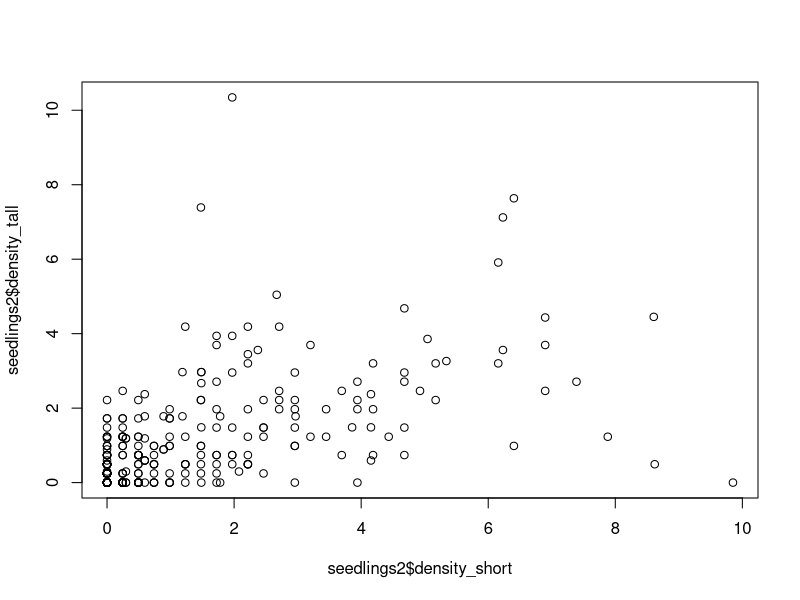
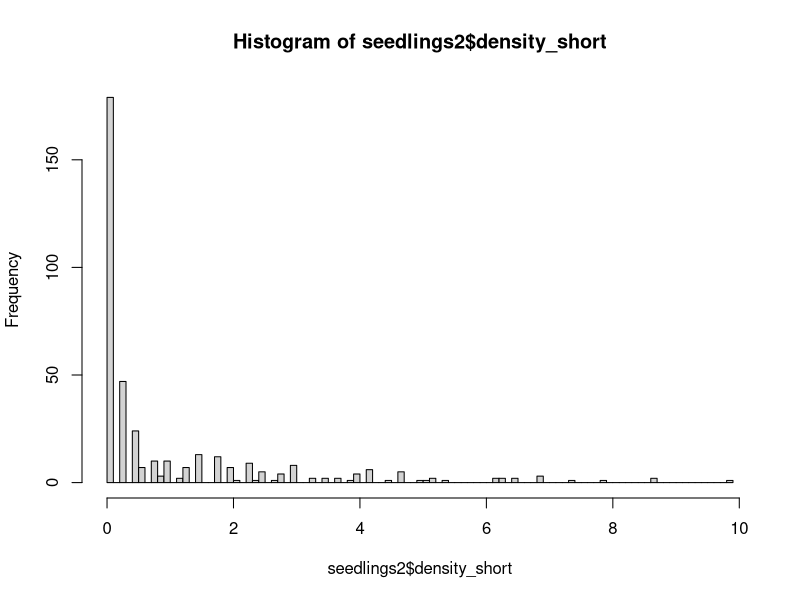
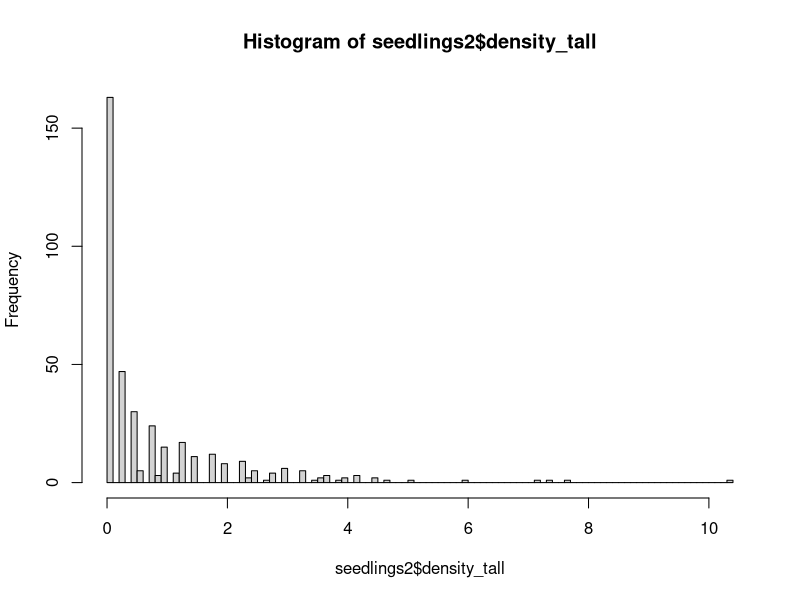
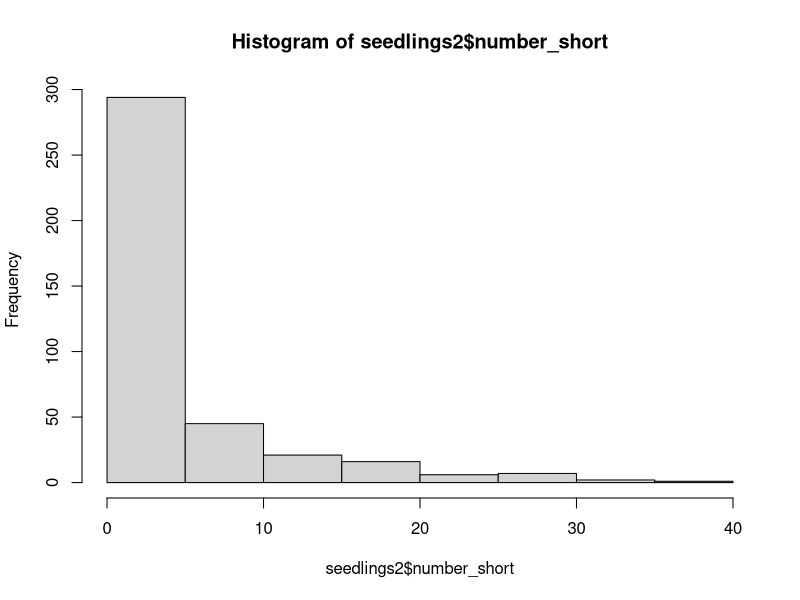
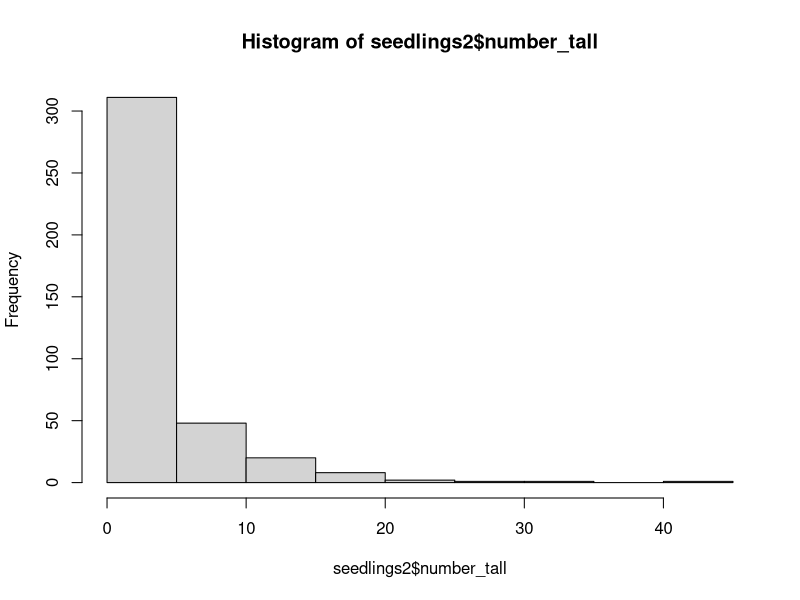
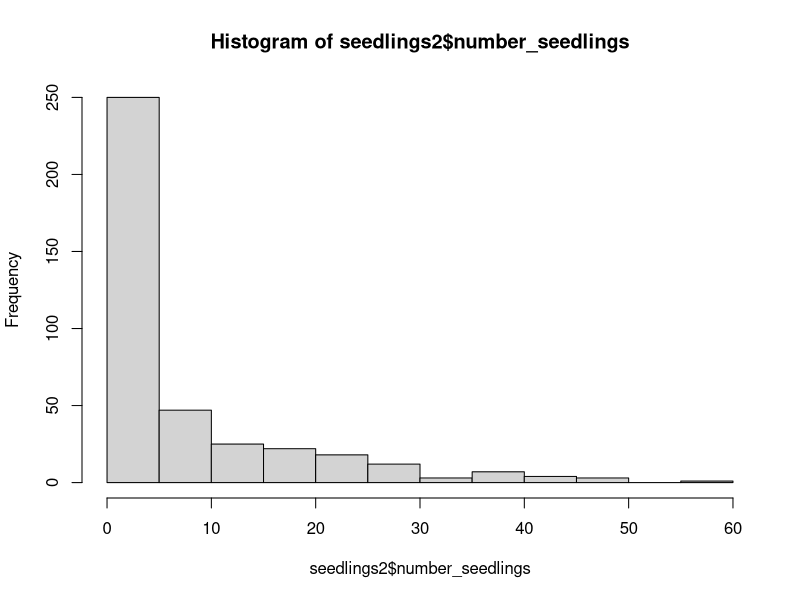
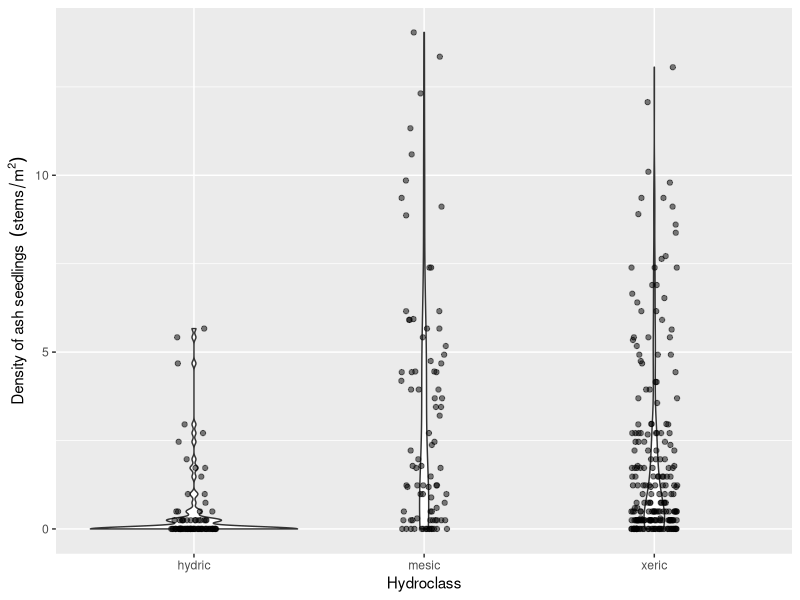
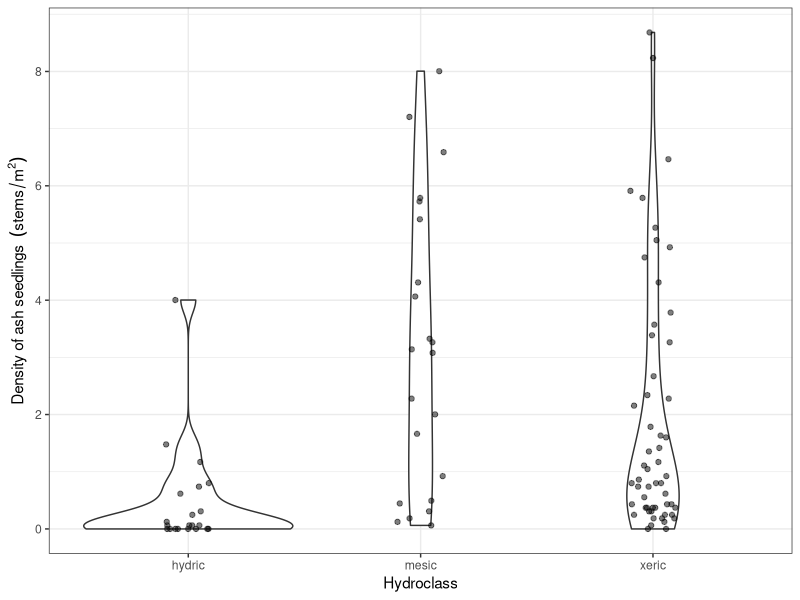

The R script that drew these images, in order: (Note: this script raises an error after producing the figures.)
# Aaron Tayal
# 8/26/2024
# The purpose is to report what the stem 
# density of ash seedlings, saplings, small trees, and trees is

library(ggplot2)
library(dplyr)


# Hydroclass -----------------------------------------------------------------

hydro <- read.csv("Raw_data/MI-plot-hydroclasses.csv")
str(hydro)
hydro$mstrlvl <- as.factor(hydro$mstrlvl)
# The column "mstrlvl" is either xeric, mesic, or hydric. All plots in one
# transect (3 plots) will have the same assignment of mstrlvl. I will also 
# call this the "hydroclass". The column "plotmstr" has a value from 1 to 5 
# (1 being driest and 5 being the most flooded). The "plotmstr" value can
# vary within a transect. I think it is based on the results of some kind of 
# soil moisture test.

# Note: "MI-plot-hydroclasses.csv" has hydroclass data for 129 plots, including
# some that I do not plan to visit because they are designated "non-ash" plots
# or they are at Brighton.

# Plot centers ---------------------------------------------------------------

plot_centers0 <- read.csv("Raw_data/EAB_Michigan_2024_plot_centers.csv")
str(plot_centers0)
# Kayla: for the center_tree column, I would encourage to split that into two (one for species and one for dbh)
# same for the center tree updated column

# There are 111 plots (37 transects) that I plan to visit (and 2 extra rows due 
# to confusion about the true center for plot 75):
nrow(plot_centers0)

# Remove the 2 additional rows listing info on 75_north and 75_south:
plot_centers0 <- plot_centers0[plot_centers0$center_tree_number != "75_north",]
plot_centers0 <- plot_centers0[plot_centers0$center_tree_number != "75_south",]

nrow(plot_centers0)

# Make transect and park into factors:
plot_centers0$Transect <- as.factor(plot_centers0$Transect)
plot_centers0$Park <- as.factor(plot_centers0$Park)

# Make center tree number into an integer:
plot_centers0$center_tree_number <- as.integer(plot_centers0$center_tree_number)

# There are 98 plots that I have collected seedling data (not counting 75_north):
sum(plot_centers0$seedlings_done_y_n == "y")

# Similarly, there are 98 plots that I have collected sapling data (not counting 
# 75_north):
sum(plot_centers0$saplings_done_y_n == "y")

# There are 97 plots that I have collected tree data for (not counting 75_north).
# At plot 91 at Hudson Mills, we ran out of time to collect tree data due to a 
# thunderstorm
sum(plot_centers0$trees_done_y_n == "y")

# There are 2 plots where we found and measured the center tree but did not 
# collect any seedling, sapling, or tree data due to high waters and a time 
# crunch. These were plots 23 and 66, both at Island Lake.

# This leaves 11 plots that we have neither found the center or recorded data
# for. Four at Hudson Mills, six at Indian Springs, and one at Island Lake. 
# Note: we technically found plot 61 at Island Lake, but I forgot to write
# the center tree DBH, and thus I'm considering it completely not-started.

# Summary: 97 done + 3 partially done + 11 not-started = 111 plots

# Join the hydroclass data into the plot_centers dataframe:
plot_centers <- right_join(hydro, plot_centers0)
nrow(plot_centers) == nrow(plot_centers0)

# Try to understand which hydroclasses (hydric, mesic, xeric) are found at 
# each Park:
table((plot_centers %>% filter(Park == "Highland"))$mstrlvl)
table((plot_centers %>% filter(Park == "Hudson Mills"))$mstrlvl)
table((plot_centers %>% filter(Park == "Indian Springs"))$mstrlvl)
table((plot_centers %>% filter(Park == "Island Lake"))$mstrlvl)
table((plot_centers %>% filter(Park == "Kensington"))$mstrlvl)
table((plot_centers %>% filter(Park == "Pontiac Lake"))$mstrlvl)
table((plot_centers %>% filter(Park == "Proud Lake"))$mstrlvl)

# Seedlings -------------------------------------------------------------------

seedlings <- read.csv("Raw_data/EAB_Michigan_2024_seedlings.csv")
str(seedlings)
# At one plot (75 at Indian Springs), we found two center trees marked 75.
# The true, original plot 75 is the one I want to use. I called this one 
# "75_south" in my datasheet this year. So I need to remove "75_north" rows and
# rename "75_south" rows as simply "75".
seedlings <- seedlings[seedlings$center_tree_number != "75_north",]
seedlings$center_tree_number[seedlings$center_tree_number == "75_south"] <- "75"
str(seedlings)

seedlings$center_tree_number <- as.integer(seedlings$center_tree_number)

# To combine the data on plot centers with the seedling data, I want to
# keep all rows in seedlings:
seedlings2 <- right_join(plot_centers, seedlings, by="center_tree_number")
# I notice test if the number of rows are the same,
# indicating that the datasets combined sucessfully:
nrow(seedlings2) == nrow(seedlings)

# We recorded data for each quadrant of each microplot, so I need to add up the
# four quadrants for short seedlings (those that are shorter than 25 cm):
seedlings2$number_short <- 
  seedlings2$northeast_number_established_short +
  seedlings2$southeast_number_established_short +
  seedlings2$southwest_number_established_short +
  seedlings2$northwest_number_established_short

# Same for tall seedlings:
seedlings2$number_tall <- 
  seedlings2$northeast_number_established_tall +
  seedlings2$southeast_number_established_tall +
  seedlings2$southwest_number_established_tall +
  seedlings2$northwest_number_established_tall

# Now make a column for the total number of seedlings (both short and tall):
seedlings2$number_seedlings <- seedlings2$number_short + seedlings2$number_tall

# Now I need to divide the raw counts by the area of the circular microplot to
# get the density. The density will be in units of stems per meter^2
seedlings2$density_short <-
  (seedlings2$number_short / seedlings2$area_of_microplot_m_squared)

seedlings2$density_tall <-
  (seedlings2$number_tall / seedlings2$area_of_microplot_m_squared)

seedlings2$density_seedlings <- 
  (seedlings2$number_seedlings / seedlings2$area_of_microplot_m_squared)

# For a common sense check, I'll plot the density of short seedlings against
# the density of tall seedlings.  I predict (prior to seeing it) that they 
# will be correlated.
plot(seedlings2$density_short,
     seedlings2$density_tall)

# I will plot histograms for short and tall seedlings. I want to know what is 
# the qualitative shape of the distribution:
hist(seedlings2$density_short, breaks=100)
hist(seedlings2$density_tall, breaks=100)

hist(seedlings2$number_short) # I wanted to see the count data, too
hist(seedlings2$number_tall)
hist(seedlings2$number_seedlings)

# Note: these density variables are pseudo-continuous, but really they are
# discrete, because the counts are discrete, and so there are only a limited
# number of values that the density can take.

# I want to make a violin plot that shows the distribution of seedling densities
# for each of the three hydroclasses (xeric, mesic, and hydric)
ggplot(data=seedlings2, aes(x=factor(mstrlvl), 
                            y=density_seedlings)) +
  geom_violin() +
  geom_jitter(height=0, width=0.1, alpha=0.5) +
  xlab("Hydroclass") +
  ylab(bquote("Density of ash seedlings " ~ (stems/m^2)))

# I want to take an average of the 4 microplots in order to report data at the 
# plot level. 

# IMPORTANT NOTE: sometimes, we forgot to write the percent cover
# for 1 out of 4 of the microplots. I have instructed the code to strip NA values
# before taking the mean.  I'm assuming it's okay because we still have three other
# values, but I need to check on this.

seedlings_by_plot <- seedlings2 %>% group_by(center_tree_number) %>% 
  summarize(Park = first(Park),
            Transect = first(Transect),
            mstrlvl = first(mstrlvl),
            plotmstr = first(plotmstr),
            mean_percent_cover = mean(percent_cover_0_0.5_1_3.5_8_15.5_25.5_etc, 
                                 na.rm=TRUE),
            mean_density_short = mean(density_short),
            mean_density_tall = mean(density_tall),
            mean_density_seedlings = mean(density_seedlings),
            total_number_short = sum(number_short),
            total_number_tall = sum(number_tall),
            total_number_seedlings = sum(number_seedlings))

#write.csv(seedlings_by_plot, file="Cleaned_data/seedlings_by_plot.csv")

# Make a graph that shows the seedling densities by hydroclass, at the plot level
ggplot(data=seedlings_by_plot, aes(x=factor(mstrlvl), y=mean_density_seedlings)) +
  geom_violin() +
  geom_jitter(height=0, width=0.1, alpha=0.5) +
  xlab("Hydroclass") +
  ylab(bquote("Density of ash seedlings " ~ (stems/m^2))) +
  scale_y_continuous(breaks=seq(0,9,2)) +
  theme_bw()

# Make a similar graph for short seedlings (under 25 cm):
ggplot(data=seedlings_by_plot, aes(x=factor(mstrlvl), y=mean_density_short)) +
  geom_violin() +
  geom_jitter(height=0, width=0.1, alpha=0.5) +
  xlab("Hydroclass") +
  ylab(bquote("Density of short ash seedlings <25 cm  " ~ (stems/m^2))) +
  scale_y_continuous(breaks=seq(0,9,2)) +
  ylim(-0.15, 6) +
  theme_bw()

# Same for tall seedlings:
ggplot(data=seedlings_by_plot, aes(x=factor(mstrlvl), y=mean_density_tall)) +
  geom_violin() +
  geom_jitter(height=0, width=0.1, alpha=0.5) +
  xlab("Hydroclass") +
  ylab(bquote("Density of tall ash seedlings 25-137 cm  " ~ (stems/m^2))) +
  ylim(-0.15, 6) +
  theme_bw()

# And for percent cover:
ggplot(data=seedlings_by_plot, aes(x=factor(mstrlvl), y=mean_percent_cover)) +
  geom_violin() +
  geom_jitter(height=0, width=0.1, alpha=0.5) +
  xlab("Hydroclass") +
  ylab("Percent cover of ash seedlings (%)") +
  theme_bw()

# Make a transect-level summary:
seedlings_by_transect <- seedlings2 %>% group_by(Transect) %>% 
  summarize(Park = first(Park),
            mstrlvl = first(mstrlvl),
            mean_plotmstr = mean(plotmstr),
            mean_percent_cover = mean(percent_cover_0_0.5_1_3.5_8_15.5_25.5_etc, 
                                      na.rm=TRUE),
            mean_density_short = mean(density_short),
            mean_density_tall = mean(density_tall),
            mean_density_seedlings = mean(density_seedlings),
            total_number_short = sum(number_short),
            total_number_tall = sum(number_tall),
            total_number_seedlings = sum(number_seedlings))

#write.csv(seedlings_by_transect, file="Cleaned_data/seedlings_by_transect.csv")

# Make a graph that shows the seedling densities by hydroclass, at the transect level:
ggplot(data=seedlings_by_transect, aes(x=mstrlvl, y=mean_density_seedlings)) +
  geom_violin() +
  geom_jitter(height=0, width=0.1, alpha=0.5) +
  xlab("Hydroclass") +
  ylab(bquote("Density of ash seedlings " ~ (stems/m^2))) +
  scale_y_continuous(breaks=seq(0,9,2)) +
  theme_bw()

# Make a graph that shows the number of seedlings by hydroclass, at the transect level:
ggplot(data=seedlings_by_transect, aes(x=mstrlvl, y=total_number_seedlings)) +
  geom_violin() +
  geom_jitter(height=0, width=0.1, alpha=0.5) +
  xlab("Hydroclass") +
  ylab("Total number of ash seedlings (stems)") +
  theme_bw()

# Make a graph that shows the percent cover by hydroclass, at the transect level
ggplot(data=seedlings_by_transect, aes(x=mstrlvl, y=mean_percent_cover)) +
  geom_violin() +
  geom_jitter(height=0, width=0.1, alpha=0.5) +
  xlab("Hydroclass") +
  ylab("Percent cover of ash seedlings (%)") +
  theme_bw()

# Make a graph that shows the seedling densities by park, at the transect level:
ggplot(data=seedlings_by_transect, aes(x=Park, y=mean_density_seedlings)) +
  geom_violin() +
  geom_jitter(height=0, width=0.1, alpha=0.5) +
  xlab("Hydroclass") +
  ylab(bquote("Density of ash seedlings " ~ (stems/m^2))) +
  scale_y_continuous(breaks=seq(0,9,2)) +
  theme_bw()

# Saplings --------------------------------------------------------------------

saplings <- read.csv("Raw_data/EAB_Michigan_2024_saplings.csv")
str(saplings)
# Remove 75_north and rename 75_south to 75 (see seedlings for details)
saplings <- saplings[saplings$center_tree_number != "75_north",]
saplings$center_tree_number[saplings$center_tree_number == "75_south"] <- "75"

saplings$center_tree_number <- as.integer(saplings$center_tree_number)

# Trying to add in the plot center info to this dataframe:
saplings2 <- right_join(plot_centers, saplings, by="center_tree_number")
nrow(saplings) == nrow(saplings2)

# Saplings were counted in each quadrant, so I want to sum up the quadrants
# to get a total number of saplings by plot
saplings_by_plot <- saplings2 %>% group_by(center_tree_number) %>% 
  summarize(Park = first(Park),
            Transect = first(Transect),
            mstrlvl = first(mstrlvl),
            plotmstr = first(plotmstr),
            number_saplings = sum(number_of_stems))

# To find the density of saplings, I need to divide the number of saplings 
# found in the subplot (8 meters in radius) by the area of that subplot. 
# The area of the subplot is 201.062 m^2. The unit will be stems per m^2.
saplings_by_plot$density_saplings <- saplings_by_plot$number_saplings / 201.062

# I would like to also change the units to stems per hectare:
saplings_by_plot$density_saplings_stems_per_ha <- 
  saplings_by_plot$density_saplings * 10000

#write.csv(saplings_by_plot, file="Cleaned_data/saplings_by_plot.csv")


# Now, make a violin plot that shows the density of saplings found at each plot, 
# as a function of hydroclass
ggplot(data=saplings_by_plot, aes(x=factor(mstrlvl), 
                                  y=density_saplings)) + 
  geom_violin() +
  geom_jitter(height=0, width=0.1, alpha=0.5) +
  xlab("Hydroclass") +
  ylab(bquote("Density of ash saplings " ~ (stems/m^2))) +
  theme_bw()

# Now create a summary at the transect level:
saplings_by_transect <- saplings_by_plot %>% group_by(Transect) %>%
  summarise(Park = first(Park),
            mstrlvl = first(mstrlvl),
            mean_plotmstr = mean(plotmstr),
            mean_density_saplings = mean(density_saplings),
            mean_density_saplings_stems_per_ha = mean(density_saplings_stems_per_ha))

#write.csv(saplings_by_transect, file="Cleaned_data/saplings_by_transect.csv")

# Now, make a violin plot that shows the mean density of saplings found at each 
# transect, as a function of hydroclass
ggplot(data=saplings_by_transect, aes(x=mstrlvl, 
                                  y=mean_density_saplings_stems_per_ha)) + 
  geom_violin() +
  geom_jitter(height=0, width=0.1, alpha=0.5) +
  xlab("Hydroclass") +
  ylab(bquote("Density of ash saplings " ~ (stems/ha))) +
  theme_bw()

# Small trees and trees -------------------------------------------------------

trees <- read.csv("Raw_data/EAB_Michigan_2024_trees.csv")

# Remove 75_north and rename 75_south to 75 (see seedlings for details)
trees <- trees[trees$center_tree_number != "75_north",]
trees$center_tree_number[trees$center_tree_number == "75_south"] <- "75"

trees$center_tree_number <- as.integer(trees$center_tree_number)
trees$ash_species <- as.factor(trees$ash_species)

# Add in plot center data
trees2 <- right_join(plot_centers, trees, by="center_tree_number")
nrow(trees) == nrow(trees2)

# Remove any rows where the species of tree is not ash (keep rows where ash_species is NA)
# Note: the hickory and Zanthoxylum rows were tagged trees
levels(trees2$ash_species)
trees2 <- trees2[( trees2$ash_species != "hickory" | is.na(trees2$ash_species) ), ]
trees2 <- trees2[( trees2$ash_species != "Zanthoxylum (prickly ash)" | is.na(trees2$ash_species) ), ]
trees2$ash_species <- droplevels(trees2$ash_species)
levels(trees2$ash_species)

# I want to make a column that simplifies ash_species so that there are only 
# three categories: black, green/white/pumpkin, and unknown
trees2$ash_species_simple <- as.character(trees2$ash_species)
trees2$ash_species_simple[trees2$ash_species_simple == "green"] <- "green_white_or_pumpkin"
trees2$ash_species_simple[trees2$ash_species_simple == "green or pumpkin"] <- "green_white_or_pumpkin"
trees2$ash_species_simple[trees2$ash_species_simple == "green or white"] <- "green_white_or_pumpkin"
trees2$ash_species_simple[trees2$ash_species_simple == "green white or pumpkin"] <- "green_white_or_pumpkin"
trees2$ash_species_simple[trees2$ash_species_simple == "black?"] <- "unknown"
trees2$ash_species_simple[trees2$ash_species_simple == "?"] <- "unknown"
trees2$ash_species_simple[trees2$ash_species_simple == "green?"] <- "unknown"
trees2$ash_species_simple[trees2$ash_species_simple == "white?"] <- "unknown"
trees2$ash_species_simple <- as.factor(trees2$ash_species_simple)
table(trees2$ash_species_simple)

# Which center_tree_number values are found in seedlings but not found in 
# trees?
a <- seedlings_by_plot$center_tree_number
b <- sort(unique(trees2$center_tree_number))
b
setdiff(a, b)
# Plot 91 at Hudson Mills is correct to be missing from trees2

# Make sure the variable that records which quadrant the tree was in is accurate:
trees2$quadrant_NE_SE_SW_NW <- as.factor(trees2$quadrant_NE_SE_SW_NW)
summary(trees2$quadrant_NE_SE_SW_NW)
trees2[trees2$quadrant_NE_SE_SW_NW == "?",] # The only rows with ? for quadrant
# are about 100 meters from the center (and so will be filtered out)

# Which rows are simply recording the absence of any trees?
c <- trees2$center_tree_number[trees2$quadrant_NE_SE_SW_NW == "none"]
c
unique(c)
d <- trees2$center_tree_number[trees2$quadrant_NE_SE_SW_NW != "none"]
unique(d)
intersect(unique(c), unique(d)) # Make sure no trees are recorded from plots
# also marked as having no trees.

# We only recorded compass direction at the beginning of summer 
# (it was a lot of work). But we can at least check the data against quadrant
# to see if they agree
trees2$compass_direction <- as.numeric(trees2$compass_direction)
ggplot(data=trees2, aes(x=quadrant_NE_SE_SW_NW, y=compass_direction)) +
  geom_point() +
  geom_hline(yintercept=90) +
  geom_hline(yintercept=180) +
  geom_hline(yintercept=270)
# Looks like there are three rows where compass direction and quadrant disagree:
trees2[trees2$compass_direction > 270 & trees2$quadrant_NE_SE_SW_NW != "NW" &
        is.na(trees2$compass_direction) == FALSE , ]
# All of these three rows were tagged ash. When it comes time to identify tagged
# ash in datasets from previous years, we will know about this issue. I'm not
# going to try to change anything right now.
  

# I want to create a new dataframe of trees so that small trees (2.5-10 cm DBH)
# are counted only if they occur within the 8 meter radius subplot. Furthermore,
# trees (10 cm DBH and up) are counted only if they occur within the 18 meter
# radius main plot

# First I need to change the variable distance_to_center_meters into a 
# numeric variable.  For many of the trees inside the 8 meter subplot, we
# simply wrote "less than 8" to indicate it was in the subplot. So now I 
# will name these as 4 (4 meters) even though they ranged from 0 m to 8 m
trees2$distance_to_center_meters_simple <- trees2$distance_to_center_meters
trees2$distance_to_center_meters_simple[trees2$distance_to_center_meters_simple == "less than 8"] <- "4"
trees2$distance_to_center_meters_simple[trees2$distance_to_center_meters_simple == "between 8 and 18"] <- "13"
trees2$distance_to_center_meters_simple[trees2$distance_to_center_meters_simple == "greater than 18"] <- "25"
trees2$distance_to_center_meters_simple[trees2$distance_to_center_meters_simple == "approx 100 m"] <- "100"
trees2$distance_to_center_meters_simple <- as.numeric(trees2$distance_to_center_meters_simple)
hist(trees2$distance_to_center_meters_simple, breaks=100)

# Small trees must be >= 2.5 cm DBH AND < 12.5 cm DBH AND distance to the center
# must be <= 8 meters
small_trees <- trees2 %>% dplyr::filter(quadrant_NE_SE_SW_NW != "none") %>%
  dplyr::filter(diameter_at_137_cm_in_cm >= 2.5) %>%
  dplyr::filter(diameter_at_137_cm_in_cm < 10) %>%
  dplyr::filter(distance_to_center_meters_simple <= 8)
plot(small_trees$diameter_at_137_cm_in_cm)
hist(small_trees$diameter_at_137_cm_in_cm, breaks=50)
plot(small_trees$distance_to_center_meters_simple)

#write.csv(small_trees, file="Cleaned_data/individual_small_trees.csv")

# Big trees must be >= 10 cm DBH AND distance to the center must be <= 18 meters
big_trees <- trees2 %>% dplyr::filter(quadrant_NE_SE_SW_NW != "none") %>%
  dplyr::filter(diameter_at_137_cm_in_cm >= 10) %>%
  dplyr::filter(distance_to_center_meters_simple <= 18)
plot(big_trees$diameter_at_137_cm_in_cm)
plot(big_trees$distance_to_center_meters_simple)

#write.csv(big_trees, file="Cleaned_data/individual_big_trees.csv")

# Now, create a summary of how many ash small trees were found in each plot
# and what the basal area was. To calculate basal area, take the diameters, 
# and convert to areas and add them up, then convert the units from cm^2 to 
# meters^2 by dividing by 10,000. Note: I have not yet divided
# by the area of the subplot yet.
small_trees_by_plot <- small_trees %>% group_by(center_tree_number) %>%
  summarise(Park = first(Park),
            Transect = first(Transect),
            mstrlvl = first(mstrlvl),
            plotmstr = first(plotmstr),
            number_small_trees = n(),
            basal_area_small_trees_in_m_squared = 
              pi * sum(diameter_at_137_cm_in_cm ^ 2) / 10000
            )

# Now, for any center tree numbers not mentioned in small_trees_by_plot,
# but that are in trees2, I'd like to put another row with a zero in it:
b # b is all the center tree numbers where presence/absence of trees was recorded
e <- small_trees_by_plot$center_tree_number
e # e is all the center tree numbers where small trees were found in the subplot
f <- sort(setdiff(b, e)) # f is all the center tree numbers were zero small
# trees were found in the subplot
f

# Add a row for each center tree where no small trees were found in the subplot:
for (k in (1:length(f))){
  info <- plot_centers %>% filter(center_tree_number == f[k]) %>% 
    select(center_tree_number, Park, Transect, mstrlvl, plotmstr)
  info$number_small_trees <- 0
  info$basal_area_small_trees_in_m_squared <- 0
  small_trees_by_plot <- small_trees_by_plot %>% bind_rows(info)
}

# Reorder the rows by center_tree_number
small_trees_by_plot <- small_trees_by_plot %>% arrange(center_tree_number)

g <- small_trees_by_plot$center_tree_number
all.equal(b, g) # This shows that small_trees_by_plot now has all the same center
# trees that we recorded the presence or absence of trees at

# Create a histogram of number of small trees to investigate whether the 
# distribution follows a Poisson distribution.
ggplot(data=small_trees_by_plot, aes(x=number_small_trees)) +
  geom_histogram() +
  theme_classic()
# The Poisson distribution assumes that events (here the presence of a small
# tree) occur independently of the position of other small trees. That assumption
# is obviously false


# To find the density of small trees, I need to divide the number of them 
# found in the subplot (8 meters in radius) by the area of that subplot. 
# The area of the subplot is 201.062 m^2. The unit will be stems per m^2.
small_trees_by_plot$density_small_trees <- small_trees_by_plot$number_small_trees / 201.062
 
# I would like to also change the units to stems per hectare:
small_trees_by_plot$density_small_trees_stems_per_ha <- 
  small_trees_by_plot$density_small_trees * 10000

# Now find the basal area of small trees in meters^2 per hectare. I do this by 
# dividing by the area of the subplot over which small trees were recorded and
# then multiplying by 10,000 to convert into meters^2 of basal area per hectare
small_trees_by_plot$basal_area_small_trees_m_squared_per_ha <-
  ( small_trees_by_plot$basal_area_small_trees_in_m_squared / 201.062 ) * 10000

# Now, make a violin plot that shows the density of small trees found at each 
# plot, as a function of hydroclass
ggplot(data=small_trees_by_plot, aes(x=mstrlvl, 
                                    y=density_small_trees_stems_per_ha)) + 
  geom_violin() +
  geom_jitter(height=0, width=0.1, alpha=0.5) +
  xlab("Hydroclass") +
  ylab(bquote("Density of ash small trees " ~ (stems/hectare))) +
  theme_bw()

# Plot the basal area per hectare found at each plot as a function of hydroclass:
ggplot(data=small_trees_by_plot, aes(x=mstrlvl,
                                     y=basal_area_small_trees_m_squared_per_ha)) +
  geom_violin() +
  geom_jitter(height=0, width=0.1, alpha=0.5) +
  xlab("Hydroclass") +
  ylab(bquote("Basal area of ash small trees " ~ (m^2/hectare))) +
  theme_bw()

# Now the same type of summary for big trees
big_trees_by_plot <- big_trees %>% group_by(center_tree_number) %>%
  summarise(number_big_trees = n(),
            basal_area_big_trees_in_m_squared = 
              pi * sum(diameter_at_137_cm_in_cm ^ 2) / 10000)

# Now merge big_trees_by_plot into the small_trees_by_plot dataframe:
trees_by_plot <- full_join(small_trees_by_plot, 
                                    big_trees_by_plot, by="center_tree_number")
# Replace NAs with zeros for number of big trees and basal area of big trees:
trees_by_plot$number_big_trees[is.na(trees_by_plot$number_big_trees)] <- 0
trees_by_plot$basal_area_big_trees_in_m_squared[is.na(trees_by_plot$basal_area_big_trees_in_m_squared)] <- 0

# Calculate the density of big trees in stems per m^2:
trees_by_plot$density_big_trees <- trees_by_plot$number_big_trees / 1017.876

# And in stems per hectare:
trees_by_plot$density_big_trees_stems_per_ha <- 
  trees_by_plot$density_big_trees * 10000

# Calculate the basal area of big trees in meters^2 per hectare
trees_by_plot$basal_area_big_trees_m_squared_per_ha <-
  ( trees_by_plot$basal_area_big_trees_in_m_squared / 1017.876 ) * 10000

# Now, make a violin plot that shows the number of big trees found at each 
# plot, as a function of hydroclass
ggplot(data=trees_by_plot, aes(x=mstrlvl, 
                                     y=density_big_trees)) + 
  geom_violin() +
  geom_jitter(height=0, width=0.1, alpha=0.5) +
  xlab("Hydroclass") +
  ylab(bquote("Density of ash big trees " ~ (stems/m^2))) +
  theme_bw()

plot(trees_by_plot$basal_area_big_trees_m_squared_per_ha)

#write.csv(trees_by_plot, file="Cleaned_data/trees_by_plot.csv")

# Create a transect-level summary of the tree data:
trees_by_transect <- trees_by_plot %>% group_by(Transect) %>%
  summarise(Park = first(Park),
            mstrlvl = first(mstrlvl),
            mean_plotmstr = mean(plotmstr),
            mean_density_small_trees = mean(density_small_trees),
            mean_density_small_trees_stems_per_ha = mean(density_small_trees_stems_per_ha),
            mean_density_big_trees = mean(density_big_trees),
            mean_density_big_trees_stems_per_ha = mean(density_big_trees_stems_per_ha),
            mean_BA_small_trees_m_squared_per_ha = mean(basal_area_small_trees_m_squared_per_ha),
            mean_BA_big_trees_m_squared_per_ha = mean(basal_area_big_trees_m_squared_per_ha))

write.csv(trees_by_transect, file="Cleaned_data/trees_by_transect.csv")

# Graph the number of small trees by hydroclass, at the transect level:
ggplot(data=trees_by_transect, aes(x=mstrlvl, 
                               y=mean_density_small_trees_stems_per_ha)) + 
  geom_violin() +
  geom_jitter(height=0, width=0.1, alpha=0.5) +
  xlab("Hydroclass") +
  ylab(bquote("Density of ash small trees " ~ (stems/hectare))) +
  theme_bw()

# Graph the basal area per ha of small trees by hydroclass, at the transect level:
ggplot(data=trees_by_transect, aes(x=mstrlvl, 
                                   y=mean_BA_small_trees_m_squared_per_ha)) + 
  geom_violin() +
  geom_jitter(height=0, width=0.1, alpha=0.5) +
  xlab("Hydroclass") +
  ylab(bquote("Basal area of ash small trees " ~ (m^2/hectare))) +
  theme_bw()

# Make a scatter plot of the small trees with diameter in the x-axis and 
# canopy condition in the y-axis.
ggplot(data=small_trees, aes(x=diameter_at_137_cm_in_cm, y=canopy_condition_1_5,
                             color=ash_species_simple)) +
  geom_jitter(height=0.05, width=0, alpha=0.4) +
  theme_classic()
